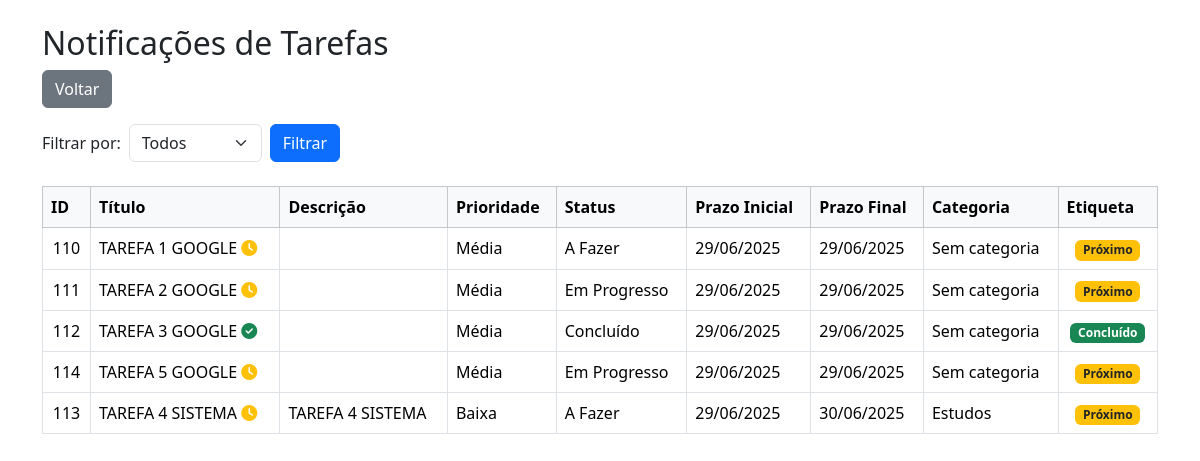
Page /notificacoes.php (signed in) on the committed database.
### tables this page shows
CREATE TABLE `tarefas` (
  `id` int(11) NOT NULL,
  `titulo` varchar(255) DEFAULT NULL,
  `descricao` text DEFAULT NULL,
  `prazo_inicial` datetime DEFAULT NULL,
  `prazo_final` datetime DEFAULT NULL,
  `prazo` date DEFAULT NULL,
  `prioridade` enum('Baixa','Média','Alta') DEFAULT NULL,
  `concluida` tinyint(1) DEFAULT 0,
  `categoria_id` int(11) DEFAULT NULL,
  `status` enum('todo','inprogress','done') DEFAULT 'todo',
  `usuario_id` int(11) DEFAULT NULL,
  `ordem` int(11) DEFAULT 0,
  `evento_google_id` varchar(255) DEFAULT NULL,
  `event_id` varchar(255) DEFAULT NULL
);

CREATE TABLE `categorias` (
  `id` int(11) NOT NULL,
  `nome` varchar(100) NOT NULL
);

### notificacoes.php (the view, shortened to what this page needs)
<?php
include 'conexao.php';
$usuario_id = $_SESSION['usuario_id'];
$hoje = date('Y-m-d');
$tipos_status = [
    'all' => 'Todos',
    'vencido' => 'Vencidos',
    'proximo' => 'Próximos',
    'done' => 'Concluídos'
];
$filtro_tipo = $_GET['tipo'] ?? 'all';
$query = "
  SELECT t.id, t.titulo, t.descricao, t.prioridade, t.status, t.prazo_inicial, t.prazo_final, c.nome AS categoria
  FROM tarefas t
  LEFT JOIN categorias c ON t.categoria_id = c.id
  WHERE t.usuario_id = ?
";
$params = [$usuario_id];
$types = "i";
$query .= " ORDER BY t.prazo_final ASC";
$stmt = $conn->prepare($query);
$stmt->bind_param($types, ...$params);
$stmt->execute();
$result = $stmt->get_result();
$notificacoes = $result->fetch_all(MYSQLI_ASSOC);
function traduzStatus($status) {
    return match ($status) {
        'todo' => 'A Fazer',
        'inprogress' => 'Em Progresso',
        'done' => 'Concluído',
        default => ucfirst($status)
    };
}
?>
<!DOCTYPE html>
<html lang="pt-br">
<head>
  <link href="https://cdn.jsdelivr.net/npm/bootstrap@5.3.3/dist/css/bootstrap.min.css" rel="stylesheet" />
  <link href="https://cdnjs.cloudflare.com/ajax/libs/font-awesome/6.5.0/css/all.min.css" rel="stylesheet" />
</head>
<body class="p-4">
  <div class="container">
    <h2>Notificações de Tarefas</h2>
    <a href="index.php" class="btn btn-secondary mb-3">Voltar</a>
    <form method="GET" class="mb-4 d-flex align-items-center gap-2">
      <label for="tipo" class="form-label mb-0">Filtrar por:</label>
      <select name="tipo" id="tipo" class="form-select w-auto">
        <?php foreach ($tipos_status as $key => $label): ?>
          <option value="<?= $key ?>" <?= ($filtro_tipo === $key) ? 'selected' : '' ?>><?= $label ?></option>
        <?php endforeach; ?>
      </select>
      <button type="submit" class="btn btn-primary">Filtrar</button>
    </form>
    <?php if (count($notificacoes) === 0): ?>
      <div class="alert alert-info">Não há notificações no momento.</div>
    <?php else: ?>
      <table class="table table-bordered table-hover align-middle">
        <thead class="table-light">
          <tr>
            <th>ID</th>
            <th>Título</th>
            <th>Descrição</th>
            <th>Prioridade</th>
            <th>Status</th>
            <th>Prazo Inicial</th>
            <th>Prazo Final</th>
            <th>Categoria</th>
            <th>Etiqueta</th>
          </tr>
        </thead>
        <tbody>
          <?php foreach ($notificacoes as $t): ?>
            <?php
              if ($t['status'] === 'done') {
                $icone = '<i class="fas fa-check-circle text-success" title="Concluído"></i>';
                $badge = '<span class="badge bg-success">Concluído</span>';
              } elseif ($t['prazo_final'] < $hoje) {
                $icone = '<i class="fas fa-exclamation-circle text-danger" title="Vencido"></i>';
                $badge = '<span class="badge bg-danger">Vencido</span>';
              } else {
                $icone = '<i class="fas fa-clock text-warning" title="Próximo"></i>';
                $badge = '<span class="badge bg-warning text-dark">Próximo</span>';
              }
            ?>
            <tr>
              <td class="text-center"><?= $t['id'] ?></td>
              <td><?= htmlspecialchars($t['titulo']) ?> <?= $icone ?></td>
              <td><?= nl2br(htmlspecialchars($t['descricao'])) ?></td>
              <td><?= htmlspecialchars($t['prioridade']) ?></td>
              <td><?= traduzStatus($t['status']) ?></td>
              <td><?= $t['prazo_inicial'] ? date('d/m/Y', strtotime($t['prazo_inicial'])) : '-' ?></td>
              <td><?= $t['prazo_final'] ? date('d/m/Y', strtotime($t['prazo_final'])) : '-' ?></td>
              <td><?= htmlspecialchars($t['categoria'] ?? 'Sem categoria') ?></td>
              <td class="text-center"><?= $badge ?></td>
            </tr>
          <?php endforeach; ?>
        </tbody>
      </table>
    <?php endif; ?>
  </div>
</body>
</html>

### rows in the picture
tarefas: id "110", titulo "TAREFA 1 GOOGLE", prioridade "Média", status "A Fazer", prazo_inicial "29/06/2025", prazo_final "29/06/2025", categoria "Sem categoria", shows "Próximo"
tarefas: id "111", titulo "TAREFA 2 GOOGLE", prioridade "Média", status "Em Progresso", prazo_inicial "29/06/2025", prazo_final "29/06/2025", categoria "Sem categoria", shows "Próximo"
tarefas: id "112", titulo "TAREFA 3 GOOGLE", prioridade "Média", status "Concluído", prazo_inicial "29/06/2025", prazo_final "29/06/2025", categoria "Sem categoria"
tarefas: id "114", titulo "TAREFA 5 GOOGLE", prioridade "Média", status "Em Progresso", prazo_inicial "29/06/2025", prazo_final "29/06/2025", categoria "Sem categoria", shows "Próximo"
tarefas: id "113", titulo "TAREFA 4 SISTEMA", descricao "TAREFA 4 SISTEMA", prioridade "Baixa", status "A Fazer", prazo_inicial "29/06/2025", prazo_final "30/06/2025", categoria.nome "Estudos", shows "Próximo"

### other values in the picture
form field tipo "Todos"
